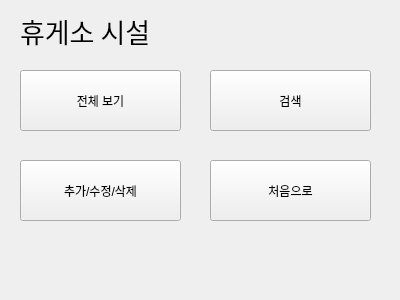
<?xml version="1.0" encoding="UTF-8"?>
<ui version="4.0">
 <class>Form_nood1</class>
 <widget class="QWidget" name="Form_nood1">
  <property name="geometry">
   <rect>
    <x>0</x>
    <y>0</y>
    <width>400</width>
    <height>300</height>
   </rect>
  </property>
  <property name="windowTitle">
   <string>Form</string>
  </property>
  <widget class="QPushButton" name="pushButton">
   <property name="geometry">
    <rect>
     <x>210</x>
     <y>160</y>
     <width>161</width>
     <height>61</height>
    </rect>
   </property>
   <property name="text">
    <string>처음으로</string>
   </property>
  </widget>
  <widget class="QLabel" name="label">
   <property name="geometry">
    <rect>
     <x>20</x>
     <y>10</y>
     <width>351</width>
     <height>41</height>
    </rect>
   </property>
   <property name="font">
    <font>
     <family>Adobe Arabic</family>
     <pointsize>20</pointsize>
    </font>
   </property>
   <property name="text">
    <string>휴게소 시설</string>
   </property>
  </widget>
  <widget class="QPushButton" name="pushButton_2">
   <property name="geometry">
    <rect>
     <x>20</x>
     <y>70</y>
     <width>161</width>
     <height>61</height>
    </rect>
   </property>
   <property name="text">
    <string>전체 보기</string>
   </property>
  </widget>
  <widget class="QPushButton" name="pushButton_3">
   <property name="geometry">
    <rect>
     <x>210</x>
     <y>70</y>
     <width>161</width>
     <height>61</height>
    </rect>
   </property>
   <property name="text">
    <string>검색</string>
   </property>
  </widget>
  <widget class="QPushButton" name="pushButton_4">
   <property name="geometry">
    <rect>
     <x>20</x>
     <y>160</y>
     <width>161</width>
     <height>61</height>
    </rect>
   </property>
   <property name="text">
    <string>추가/수정/삭제</string>
   </property>
  </widget>
 </widget>
 <resources/>
 <connections>
  <connection>
   <sender>pushButton</sender>
   <signal>clicked()</signal>
   <receiver>Form_nood1</receiver>
   <slot>slot1_root()</slot>
   <hints>
    <hint type="sourcelabel">
     <x>245</x>
     <y>171</y>
    </hint>
    <hint type="destinationlabel">
     <x>257</x>
     <y>245</y>
    </hint>
   </hints>
  </connection>
  <connection>
   <sender>pushButton_2</sender>
   <signal>clicked()</signal>
   <receiver>Form_nood1</receiver>
   <slot>slot1_nood1_1()</slot>
   <hints>
    <hint type="sourcelabel">
     <x>84</x>
     <y>98</y>
    </hint>
    <hint type="destinationlabel">
     <x>113</x>
     <y>51</y>
    </hint>
   </hints>
  </connection>
  <connection>
   <sender>pushButton_3</sender>
   <signal>clicked()</signal>
   <receiver>Form_nood1</receiver>
   <slot>slot1_nood1_2()</slot>
   <hints>
    <hint type="sourcelabel">
     <x>265</x>
     <y>93</y>
    </hint>
    <hint type="destinationlabel">
     <x>303</x>
     <y>55</y>
    </hint>
   </hints>
  </connection>
  <connection>
   <sender>pushButton_4</sender>
   <signal>clicked()</signal>
   <receiver>Form_nood1</receiver>
   <slot>slot1_nood1_3()</slot>
   <hints>
    <hint type="sourcelabel">
     <x>46</x>
     <y>196</y>
    </hint>
    <hint type="destinationlabel">
     <x>52</x>
     <y>270</y>
    </hint>
   </hints>
  </connection>
 </connections>
 <slots>
  <slot>slot1_root()</slot>
  <slot>slot1_nood1_1()</slot>
  <slot>slot1_nood1_2()</slot>
  <slot>slot1_nood1_3()</slot>
 </slots>
</ui>
